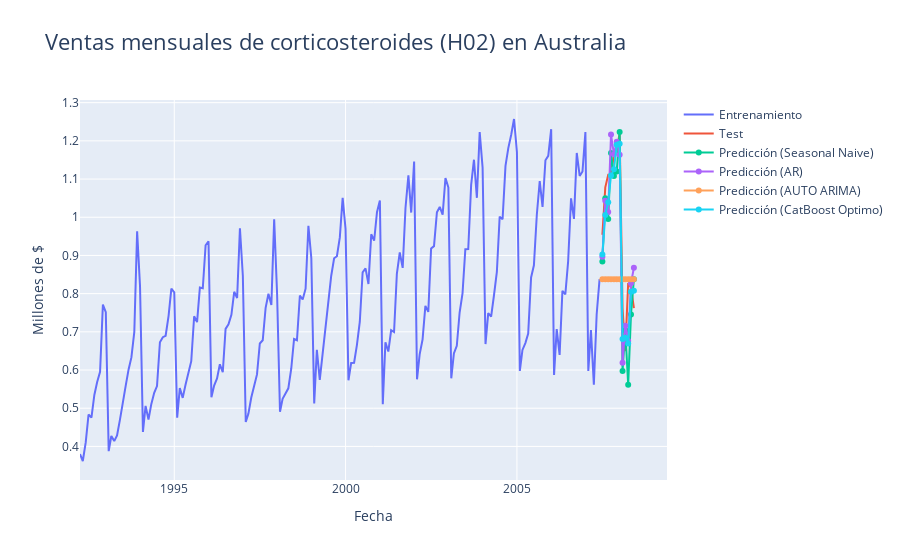

Notebook code cell kept with this figure:
### Markdown cell above
**`28.3.8`** Saca la gráfica **interactiva** con el histórico, las predicciones de los modelos desarrollados y los valores reales del último año:

- Predicción del modelo **AR** (`28.2.2`)
- Predicción del modelo **SARIMA** (`28.2.3`)
- Predicción del modelo **CatBoostRegressor** (`28.3.5`)

### Code cell
import plotly.graph_objects as go
fig = go.Figure()

fig.add_trace(go.Scatter(
    x=df_train.index,
    y=df_train['venta_h02'],
    name="Entrenamiento",
    mode="lines"
    ))

fig.add_trace(go.Scatter(
    x=df_test.index,
    y=df_test['venta_h02'],
    name="Test",
    mode="lines"
    ))

fig.add_trace(go.Scatter(
    x=pred_sn.index,
    y=pred_sn['pred'],
    name="Predicción (Seasonal Naive)",
    mode="markers+lines"
    ))

fig.add_trace(go.Scatter(
    x=pred_ar.index,
    y=pred_ar,
    name="Predicción (AR)",
    mode="markers+lines"
    ))

fig.add_trace(go.Scatter(
    x=pred_auto_arima.index,
    y=pred_auto_arima,
    name="Predicción (AUTO ARIMA)",
    mode="markers+lines"
    ))

fig.add_trace(go.Scatter(
    x=pred_catboost_opt.index,
    y=pred_catboost_opt,
    name="Predicción (CatBoost Optimo)",
    mode="markers+lines"
    ))

fig.update_layout(title="Ventas mensuales de corticosteroides (H02) en Australia",
                  title_font_size=22,
                  xaxis_title = 'Fecha',
                  yaxis_title= 'Millones de $'
                  )

fig.show()

### Figure 1 — Plotly figure (JSON) as saved in the notebook; plotly's stock layout.template omitted (floating-point values rounded to 4 significant figures; data arrays with more than 128 entries replaced by an {"elided": "..."} marker saying what was removed)
{"data": [{"mode": "lines", "name": "Entrenamiento", "type": "scatter", "x": {"elided": "183 str values"}, "y": {"elided": "183 float values"}}, {"mode": "lines", "name": "Test", "type": "scatter", "x": ["2007-07-01T00:00:00", "2007-08-01T00:00:00", "2007-09-01T00:00:00", "2007-10-01T00:00:00", "2007-11-01T00:00:00", "2007-12-01T00:00:00", "2008-01-01T00:00:00", "2008-02-01T00:00:00", "2008-03-01T00:00:00", "2008-04-01T00:00:00", "2008-05-01T00:00:00", "2008-06-01T00:00:00"], "y": [0.9541, 1.078, 1.111, 1.11, 1.164, 1.177, 1.22, 0.7618, 0.6494, 0.8279, 0.8163, 0.7621]}, {"mode": "markers+lines", "name": "Predicción (Seasonal Naive)", "type": "scatter", "x": ["2007-07-01T00:00:00", "2007-08-01T00:00:00", "2007-09-01T00:00:00", "2007-10-01T00:00:00", "2007-11-01T00:00:00", "2007-12-01T00:00:00", "2008-01-01T00:00:00", "2008-02-01T00:00:00", "2008-03-01T00:00:00", "2008-04-01T00:00:00", "2008-05-01T00:00:00", "2008-06-01T00:00:00"], "y": [0.8843, 1.05, 0.9957, 1.168, 1.108, 1.12, 1.223, 0.5978, 0.7044, 0.5618, 0.7453, 0.8379]}, {"mode": "markers+lines", "name": "Predicción (AR)", "type": "scatter", "x": ["2007-07-01T00:00:00", "2007-08-01T00:00:00", "2007-09-01T00:00:00", "2007-10-01T00:00:00", "2007-11-01T00:00:00", "2007-12-01T00:00:00", "2008-01-01T00:00:00", "2008-02-01T00:00:00", "2008-03-01T00:00:00", "2008-04-01T00:00:00", "2008-05-01T00:00:00", "2008-06-01T00:00:00"], "y": [0.8967, 1.043, 1.014, 1.217, 1.165, 1.198, 1.164, 0.6191, 0.716, 0.6762, 0.8273, 0.8679]}, {"mode": "markers+lines", "name": "Predicción (AUTO ARIMA)", "type": "scatter", "x": ["2007-07-01T00:00:00", "2007-08-01T00:00:00", "2007-09-01T00:00:00", "2007-10-01T00:00:00", "2007-11-01T00:00:00", "2007-12-01T00:00:00", "2008-01-01T00:00:00", "2008-02-01T00:00:00", "2008-03-01T00:00:00", "2008-04-01T00:00:00", "2008-05-01T00:00:00", "2008-06-01T00:00:00"], "y": [0.8379, 0.8379, 0.8379, 0.8379, 0.8379, 0.8379, 0.8379, 0.8379, 0.8379, 0.8379, 0.8379, 0.8379]}, {"mode": "markers+lines", "name": "Predicción (CatBoost Optimo)", "type": "scatter", "x": ["2007-07-01T00:00:00", "2007-08-01T00:00:00", "2007-09-01T00:00:00", "2007-10-01T00:00:00", "2007-11-01T00:00:00", "2007-12-01T00:00:00", "2008-01-01T00:00:00", "2008-02-01T00:00:00", "2008-03-01T00:00:00", "2008-04-01T00:00:00", "2008-05-01T00:00:00", "2008-06-01T00:00:00"], "y": [0.9025, 1.006, 1.039, 1.11, 1.126, 1.19, 1.193, 0.6814, 0.6847, 0.6698, 0.8049, 0.8076]}], "layout": {"title": {"font": {"size": 22}, "text": "Ventas mensuales de corticosteroides (H02) en Australia"}, "xaxis": {"title": {"text": "Fecha"}}, "yaxis": {"title": {"text": "Millones de $"}}}}
